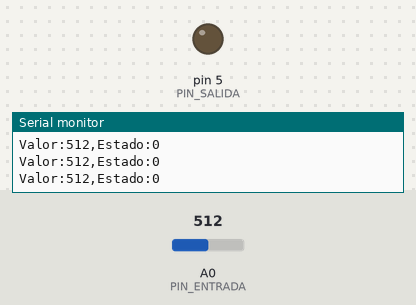
Bench run of a sketch on a simulated Arduino Uno, built with avr-gcc and run on an emulated ATmega328P. Parts: output pins drawn as LEDs (lit = HIGH), the last lines printed to the serial monitor. The test bench sets the inputs (shaded band); at power-on: A0 (PIN_ENTRADA) = 512.

Above: at 1.2 s.
1.3 s: A0 (PIN_ENTRADA) set to 592
2.8 s: A0 (PIN_ENTRADA) set to 614
At 4.0 s:
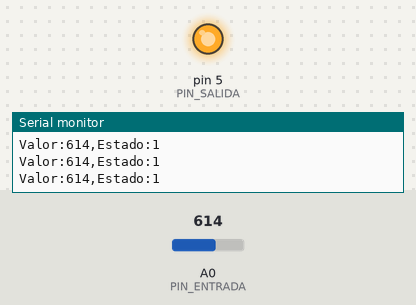
4.3 s: A0 (PIN_ENTRADA) set to 569
5.8 s: A0 (PIN_ENTRADA) set to 548
At 6.7 s:
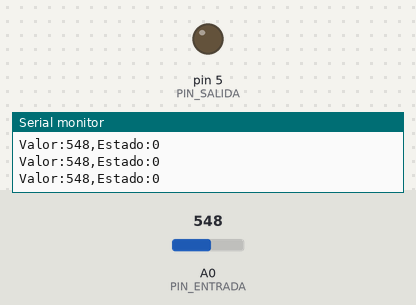
7.3 s: A0 (PIN_ENTRADA) set to 610
At 8.0 s:
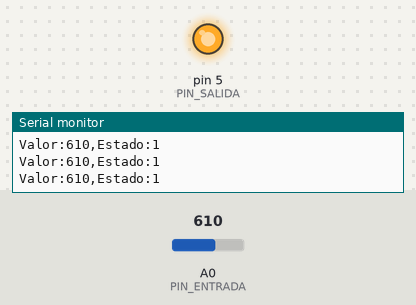
Timing chart, 0 to 9.9 s (numbered marks = the images above; inputs shaded):
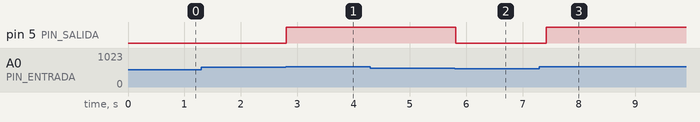

The sketch:

Proyecto_plantilla.ino
```cpp
/*
  PROYECTO FINAL · Plantilla                                   Sesiones 14 a 16
  ------------------------------------------------------------------
  Equipo: ______________________      Proyecto: ______________________
  Integrantes: ______________________________________________________

  Qué problema resuelve:   ____________________________________________
  ENTRADA  (qué mide):      ____________________________________________
  PROCESO  (qué decide):    ____________________________________________
  SALIDA   (qué hace o muestra): _______________________________________

  Conexiones (llénalas al armar; son las mismas de tu hoja de diseño):
    ______________________  ->  ______________________
    ______________________  ->  ______________________
    ______________________  ->  ______________________

  CÓMO SE USA ESTA PLANTILLA
  Ya funciona tal cual, para que veas la estructura: con una perilla en A0 y un LED con
  resistencia de 220 ohm en el pin 5, el LED se enciende cuando la perilla pasa de UMBRAL y se
  apaga cuando baja de UMBRAL - HISTERESIS. Para tu proyecto:
    1) Cambia los pines de la sección 1 por los tuyos (mira el mapa de pines de la guía).
    2) Cambia medir() por la lectura de tu sensor (analogRead, la función del DHT11, etc.).
    3) Cambia decidir() por tus reglas (umbrales, zonas, estados).
    4) Cambia actuar() por lo que tu proyecto hace (LED, zumbador, servo, motor...).
    5) Cambia mostrar() por lo que verás en el Monitor Serie (y en la pantalla, si la usas).
  Para juntar partes de otros sketches del curso: copia sus constantes, su setup() y sus
  funciones, sin repetir ningún nombre. Prueba después de CADA parte que agregues.

  Ideas clave:
    - Un proyecto es un ciclo que se repite: MEDIR -> DECIDIR -> ACTUAR -> MOSTRAR.
    - Los pines y los valores que se ajustan van ARRIBA, con nombre: así se cambian en un solo lugar.
    - Una variable de estado (encendido) recuerda lo que pasó antes (Sesión 3 y Sesión 12).
    - Una tarea por función: si algo falla, sabes en cuál buscar (¿mide mal? ¿decide mal? ¿actúa mal?).
    - Si tu sensor puede fallar (como el termistor), apaga la salida y avisa en lugar de seguir con un
      dato falso (Sesión 12).

  Prueba que dejas por escrito (hoja de pruebas): qué haces, qué debe pasar y qué pasó de verdad.
*/

// ---- 1. PINES (todos juntos, cada uno con su nombre)
const int PIN_ENTRADA = A0;            // el sensor (aquí, una perilla)
const int PIN_SALIDA = 5;              // lo que se enciende (aquí, un LED con 220 ohm)

// ---- 2. VALORES QUE SE AJUSTAN (calibración y umbrales)
const int UMBRAL = 600;                // por encima de esto se enciende      (AJUSTA con tu medición)
const int HISTERESIS = 40;             // margen para apagar, evita el "temblor" (Sesión 12)
const int ESPERA_MS = 200;             // pausa de cada vuelta, en milisegundos

// ---- 3. VARIABLES QUE RECUERDAN
bool encendido = false;

// ---- 4. TAREAS (una por función)
int medir() {
  return analogRead(PIN_ENTRADA);
}

void decidir(int valor) {
  if (!encendido && valor >= UMBRAL) {
    encendido = true;
  } else if (encendido && valor <= UMBRAL - HISTERESIS) {
    encendido = false;
  }
}

void actuar() {
  if (encendido) {
    digitalWrite(PIN_SALIDA, HIGH);
  } else {
    digitalWrite(PIN_SALIDA, LOW);
  }
}

void mostrar(int valor) {
  Serial.print("Valor:");
  Serial.print(valor);
  Serial.print(",Estado:");
  if (encendido) {
    Serial.println(1);
  } else {
    Serial.println(0);
  }
}

void setup() {
  pinMode(PIN_SALIDA, OUTPUT);
  Serial.begin(9600);
}

void loop() {
  int valor = medir();                 // 1. MEDIR
  decidir(valor);                      // 2. DECIDIR
  actuar();                            // 3. ACTUAR
  mostrar(valor);                      // 4. MOSTRAR
  delay(ESPERA_MS);
}
```

Measured:
- the behaviour switches between 599 and 600 on A0 (PIN_ENTRADA) (found by bisection; images 0 and 1)
- the behaviour switches between 561 and 560 on A0 (PIN_ENTRADA) (found by bisection; images 1 and 2)
- after the input at 2.8 s, pin 5 (PIN_SALIDA): LOW → HIGH at once
- after the input at 5.8 s, pin 5 (PIN_SALIDA): HIGH → LOW at once
- after the input at 7.3 s, pin 5 (PIN_SALIDA): LOW → HIGH after 0.12 s
